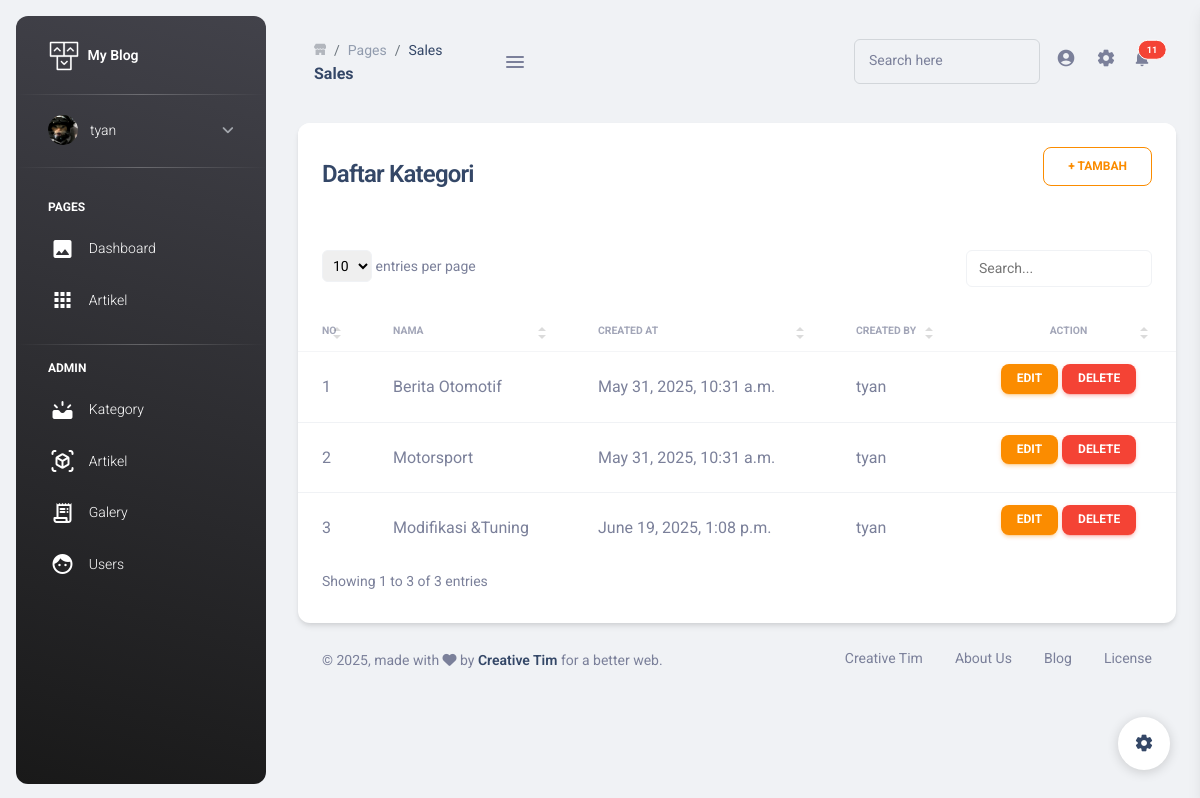
The page /dashboard/kategori/list/ (signed in) on the database its author committed.
### artikel/models.py (models this page shows, shortened)
class Kategori(models.Model):
    nama = models.CharField(max_length=100)
    created_at = models.DateTimeField(default=timezone.now)
    created_by = models.ForeignKey(User, on_delete=models.CASCADE, default=1)

### artikel/views.py (the view)
# urls.py: path('kategori/list/', admin_kategori_list, name='admin_kategori_list'),
@login_required(login_url='/auth-login')
def admin_kategori_list(request):
    kategori = Kategori.objects.all()
    return render(request, "dashboard/admin/kategori_list.html", {
        "kategori": kategori
    })

### artikel/templates/dashboard/admin/kategori_list.html (shortened to what this page needs)
{% extends 'dashboard/base.html' %}
{% load static %}
{% block content %}
<div class="col-12">
  <div class="card">
    <div class="card-header d-flex justify-content-between align-items-center">
      <h4 class="mb-0">Daftar Kategori</h4>
      <a class="btn btn-outline-warning" href="{% url 'admin_kategori_tambah' %}">+ Tambah</a>
    </div>
    <div class="table-responsive">
      <table class="table table-flush" id="datatable-search">
        <thead class="thead-light">
          <tr>
            <th>No</th>
            <th>Nama</th>
            <th>Created At</th>
            <th>Created By</th>
            <th class="text-center">Action</th>
          </tr>
        </thead>
        <tbody>
          {% for kat in kategori %}
          <tr>
            <td>{{ forloop.counter }}</td>
            <td>{{ kat.nama }}</td>
            <td>{{ kat.created_at }}</td>
            <td>{{ kat.created_by }}</td>
            <td class="text-center">
              <a class="btn btn-warning btn-sm" href="{% url 'admin_kategori_update' kat.id %}">Edit</a>
              <a class="btn btn-danger btn-sm" href="{% url 'admin_kategori_delete' kat.id %}">Delete</a>
            </td>
          </tr>
          {% empty %}
          <tr><td colspan="5" class="text-center">Tidak ada kategori ditemukan.</td></tr>
          {% endfor %}
        </tbody>
      </table>
    </div>
  </div>
</div>
{% endblock %}

### artikel/templates/dashboard/menu.html (shortened to what this page needs)
{% load static %}
<aside class="sidenav navbar navbar-vertical navbar-expand-xs border-0 border-radius-xl my-3 fixed-start ms-3   bg-gradient-dark" id="sidenav-main">
    <div class="sidenav-header">
      <a class="navbar-brand m-0" href=" https://demos.creative-tim.com/material-dashboard-pro/pages/dashboards/analytics.html " target="_blank">
        <img src="{% static 'dashboard/assets/img/logo-ct.png' %}" class="navbar-brand-img h-100" alt="main_logo">
        <span class="ms-1 font-weight-bold text-white">My Blog</span>
      </a>
    </div>
    <hr class="horizontal light mt-0 mb-2">
    <div class="collapse navbar-collapse  w-auto h-auto max-height-vh-100 h-100" id="sidenav-collapse-main">
      <ul class="navbar-nav">
        <li class="nav-item mb-2 mt-0">
          <a data-bs-toggle="collapse" href="#ProfileNav" class="nav-link text-white" aria-controls="ProfileNav" role="button" aria-expanded="false">
            <img src="{% static 'dashboard/assets/img/team-3.jpeg' %}" class="avatar">
            <span class="nav-link-text ms-2 ps-1">{{ user }}</span>
          </a>
        </li>
        <hr class="horizontal light mt-0">
        <li class="nav-item mt-3">
          <h6 class="ps-4  ms-2 text-uppercase text-xs font-weight-bolder text-white">PAGES</h6>
        </li>
        <li class="nav-item">
            <a href="#pagesExamples" class="nav-link text-white" aria-controls="pagesExamples" role="button" aria-expanded="false">
              <i class="material-icons-round ">image</i>
              <span class="nav-link-text ms-2 ps-1">Dashboard</span>
            </a>
          </li>
          <li class="nav-item">
            <a href="#applicationsExamples" class="nav-link text-white" aria-controls="applicationsExamples" role="button" aria-expanded="false">
              <i class="material-icons-round">apps</i>
              <span class="nav-link-text ms-2 ps-1">Artikel</span>
            </a>
          </li>
        <li class="nav-item">
          <hr class="horizontal light" />
          <h6 class="ps-4  ms-2 text-uppercase text-xs font-weight-bolder text-white">ADMIN</h6>
        </li>
        <li class="nav-item">
          <a href="{% url 'admin_kategori_list' %}" class="nav-link text-white " aria-controls="basicExamples" role="button" aria-expanded="false">
            <i class="material-icons-round ">upcoming</i>
            <span class="nav-link-text ms-2 ps-1">Kategory</span>
          </a>
        </li>
        <li class="nav-item">
          <a href="{% url 'admin_artikel_list' %}" class="nav-link text-white " aria-controls="componentsExamples" role="button" aria-expanded="false">
            <i class="material-icons-round ">view_in_ar</i>
            <span class="nav-link-text ms-2 ps-1">Artikel</span>
          </a>
        </li>
        <li class="nav-item">
          <a class="nav-link" href="https://github.com/creativetimofficial/ct-material-dashboard-pro/blob/master/CHANGELOG.md" target="_blank">
            <i class="material-icons-round">receipt_long</i>
            <span class="nav-link-text ms-2 ps-1">Galery</span>
          </a>
        </li>
        <li class="nav-item">
            <a class="nav-link" href="{% url 'admin_management_user_list' %}">
              <i class="material-icons-round">face</i>
              <span class="nav-link-text ms-2 ps-1">Users</span>
            </a>
          </li>
      </ul>
    </div>
  </aside>

### rows shown on the page
Kategori: nama "Berita Otomotif", created_at "May 31, 2025, 10:31 a.m.", created_by "tyan"
Kategori: nama "Motorsport", created_at "May 31, 2025, 10:31 a.m.", created_by "tyan"
Kategori: nama "Modifikasi &Tuning", created_at "June 19, 2025, 1:08 p.m.", created_by "tyan"

### other values the page prints
{{ user }} "tyan"
